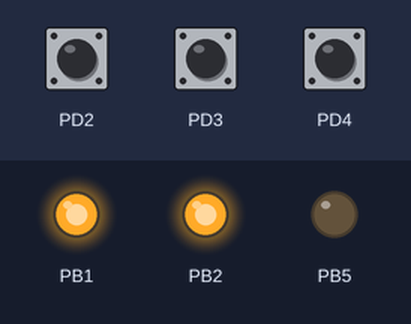
Recording of a program running on a simulated ATmega328P, built with avr-gcc and emulated at 16 MHz. Parts: output pins drawn as LEDs (lit = HIGH). Inputs (shaded band) come from the test bench; at power-on: PD4 HIGH, PD2 HIGH, PD3 HIGH.

Above: at 2.8 s.
2.9 s: PD4 pulled LOW for 0.15 s
At 3.6 s:
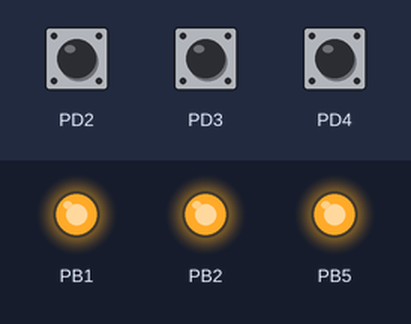
6.0 s: PD4 pulled LOW for 0.15 s
At 7.2 s:
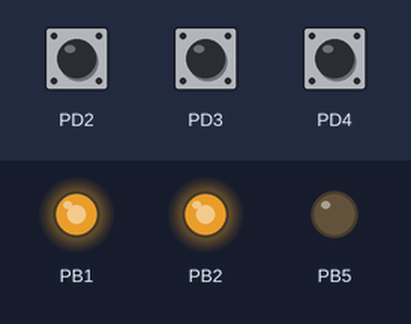
At 7.56 s:
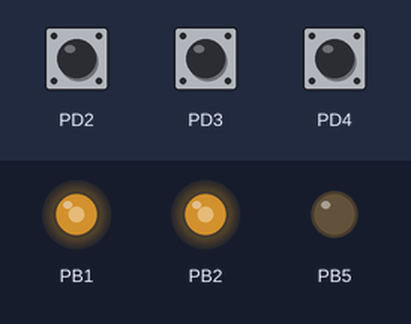
9.0 s: PD4 pulled LOW for 1 s
Timing chart, 0 to 12.0 s (numbered marks = the images above; inputs shaded):
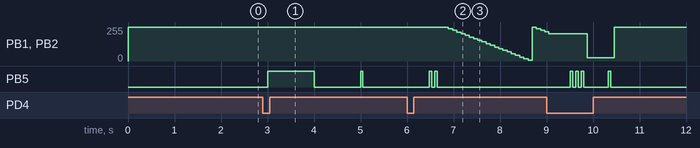

The program:

main.c
```c
#include "Define.h"
#include "IncFile1.h"

volatile uint DutyCycle = 0;
volatile uint Speed = 50;
volatile uint mode = 0;
static uint counter = 0;
static uint counter_release = 0;

static uint PinState();
static uint Mode_Blink(uint times);

uint power_on = 0;

// Handle the button on encoder
ISR(PCINT2_vect)
{
	if (mode == PWM_Rotary)
	{
		unsigned char result = rotary_process();

		if (result == DIR_NONE) {

		}
		else if (result == DIR_CW) {
			// Only increment if under max
			if (DutyCycle < MAX_10)
			/* 0x03ff  1023*/
			{
				DutyCycle += INCREMENT;
			}

			// Set to max if it is already max out
			if (DutyCycle >= MAX_10)
			{
				DutyCycle = MAX_10 - 5;
				// Bit smaller than the MAX
			}
		}
		else if (result == DIR_CCW) {
			// Only decrease if hasn't bottom out
			if (DutyCycle > 1)
			{
				DutyCycle -= INCREMENT;
			}

			// Set to 0 if it is already bottom out
			if (DutyCycle <= 0)
			{
				DutyCycle = 1;
			}
		}
		OCR1A = DutyCycle;
		OCR1B = DutyCycle;
	}
	else if (mode == BLINK)
	{
		unsigned char result = rotary_process();

		if (result == DIR_NONE) {

		}
		else if (result == DIR_CW) {
			Speed += 2;
		}
		else if (result == DIR_CCW) {
			if (Speed > 0) Speed -= 2;
		}
	}
}

int main(void)
{
	// Set P-MOSFET to high to turn off LED
	DDRB |= (1 << DDB1);
	DDRB |= (1 << DDB2);
	PORTB |= (1 << PORTB1) | (1 << PORTB2);
	_delay_ms(2000);

	// Press the button to turn on
	//
	init_button();
	// Set pin 5 as output, status LED
	DDRB |= (1 << DDB5);

	// Counting loop for debouncing
	while (1)
	{
		if (!(PIND & (1 << PIND4)))
		{
			++power_on;
			//Mode_Blink(1);
			_delay_ms(1);

		}

		if (power_on > 100)
		{
			break;
		}
	}
	PORTB |= (1 << PORTB5);
	_delay_ms(1000);
	PORTB &= ~(1 << PORTB5);
	//_delay_ms(1000);

	_PWM_16();
	rotary_init();

	// Enable global interrupts
	sei();

	// Initialize the duty cycle
	// to lowest, to avoid frying
	// the red LEDs
	OCR1A = 1;
	OCR1B = 1;

	_delay_ms(1000);

	// Main loop
	while(1)
	{
		if (PinState())
		{
			_delay_ms(250);
			//++mode;
		}
		//else if ((!PinState()))
		//{
			//PORTB &= ~(1 << PORTB5);
			//_delay_ms(30);
		//}

		if (mode > 2) mode = 0;

		// Choose corresponding function
		switch(mode)
		{
			case FULL_ON:

				// Blink LED
				Mode_Blink(FULL_ON+1);

				OCR1A = (0.9 * 0x03ff);
				OCR1B = (0.9 * 0x03ff);

				while(!PinState())
				{

				}
				++mode;
				_delay_ms(30);
				break;

			case PWM_Rotary:

				// Blink LED
				Mode_Blink(PWM_Rotary+1);
				DutyCycle = 1;
				OCR1A = DutyCycle;
				OCR1B = DutyCycle;

				while (!PinState())
				{
					//_delay_ms(5);
				}
				++mode;
				_delay_ms(30);
				break;

			case BLINK:

				// Blink LED
				Mode_Blink(BLINK+1);

				_delay_ms(80);
				while(!PinState())
				{
					DutyCycle += Speed;
					if (DutyCycle > 0x03ff) DutyCycle = 0;
					OCR1A = DutyCycle;
					OCR1B = DutyCycle;
				}
				++mode;
				_delay_ms(30);
				break;
		}
	}

	return 0;
}

static uint PinState()
{
	// Check the current pin state

	// Check for press
	if (!(PIND & (1 << PIND4)))
	{
		++counter;

		if (counter > 250)
		{
			_delay_ms(90);
			// Reset counter
			//
			// Mysterious point here, the thing stops
			// working as soon as reset the counter to zero
			// every time reaches the debounce threshold
			//counter = 0;
			return Button_Pressed;
		}
	}
	else // Check for release
	{
		++counter_release;

		if (counter_release > 250)
		{
			_delay_ms(90);
			// Reset counter
			//counter_release = 0;
			return Button_Released;
		}
	}
	return 0;
}

static uint Mode_Blink(uint times)
{
	for (uint k = 0; k < times; ++k)
	{
		PORTB |= (1 << PORTB5);
		_delay_ms(50);
		PORTB &= ~(1 << PORTB5);
		_delay_ms(70);
	}
	return 0;
}
```

Define.h
```c
#define F_CPU 16000000UL

typedef unsigned int uint;
typedef unsigned char uchar;

#define PWM_16 1
#define Rotary_Encoder 1

#define PWM_Rotary 0
#define BLINK 1
#define FULL_ON 2

#define Button_Pressed 1
#define Button_Released 0

#define MAX_10 0x03ff

#define INCREMENT 10

#define DIR_NONE 0x0

// Clockwise step.
#define DIR_CW 0x10

// Counter-clockwise step.
#define DIR_CCW 0x20
/*
(PIND & (1 << PIND4)) = 1 when button is released
(PIND & (1 << PIND4)) = 0 when button is pressed
*/
```

IncFile1.h
```c
#include <avr/io.h>
#include <avr/interrupt.h>
#include <util/delay.h>
```

PWM.c
```c
#include "PWM.h"

void _PWM_16()
{
	// Set PB1, PB2 as output
	DDRB |= (1 << DDB1);
	DDRB |= (1 << DDB2);

	// Set inverting mode for both pins
	TCCR1A |= (1 << COM1A0) | (1 << COM1A1);
	TCCR1A |= (1 << COM1B0) | (1 << COM1B1);

	// Mode 7 Fast PWM, TOP = 1023
	TCCR1A |= (1 << WGM10) | (1 << WGM11);
	TCCR1B |= (1 << WGM12);

	// Initialize the duty cycle to 50%
	//OCR1A = (0x03ff/2);
	//OCR1B = (0x03ff/2);

	// No prescaling | Start the timer
	TCCR1B |= (1 << CS10) | (0 << CS11);

}
```

PWM.h
```c
#include "Define.h"
#include "IncFile1.h"

// Function Prototype
```

Rotary.c
```c
#include "Rotary.h"

#define R_START 0x0

// Use the full-step state table (emits a code at 00 only)
#define R_CW_FINAL 0x1
#define R_CW_BEGIN 0x2
#define R_CW_NEXT 0x3
#define R_CCW_BEGIN 0x4
#define R_CCW_FINAL 0x5
#define R_CCW_NEXT 0x6

const unsigned char ttable[7][4] = {
	// R_START
	{R_START,    R_CW_BEGIN,  R_CCW_BEGIN, R_START},
	// R_CW_FINAL
	{R_CW_NEXT,  R_START,     R_CW_FINAL,  R_START | DIR_CW},
	// R_CW_BEGIN
	{R_CW_NEXT,  R_CW_BEGIN,  R_START,     R_START},
	// R_CW_NEXT
	{R_CW_NEXT,  R_CW_BEGIN,  R_CW_FINAL,  R_START},
	// R_CCW_BEGIN
	{R_CCW_NEXT, R_START,     R_CCW_BEGIN, R_START},
	// R_CCW_FINAL
	{R_CCW_NEXT, R_CCW_FINAL, R_START,     R_START | DIR_CCW},
	// R_CCW_NEXT
	{R_CCW_NEXT, R_CCW_FINAL, R_CCW_BEGIN, R_START},
};

void rotary_init(uint pin1, uint pin2) {
	//Enable internal pull-up
	PORTD |= (1 << PORTD2) | (1 << PORTD3);

	// Initialize state.
	state = R_START;

	// Enable interrupts for encoder
	PCICR |= (1 << PCIE2);
	PCMSK2 |= (1 << PCINT18) | (1 << PCINT19);

}

unsigned char rotary_process()
{
	unsigned char i, j;

	if((PIND&(1<<PIND3)))
	{
		i = 1;
	}
	else{
		i = 0;
	}

	if((PIND&(1<<PIND2)))
	{
		j = 1;
	}
	else{
		j = 0;
	}

	// Get state of input pins
	unsigned char pinstate = (j << 1) | (i);

	// Find state
	state = ttable[state & 0xf][pinstate];

	return (state & 0x30);
}

// Handle encoder's button
void init_button()
{
	// PD4 as input
	DDRD &= (0 << DDD4);

	// Enable Pull-up on PD4
	PORTD |= (1 << PORTD4);
}
```

Rotary.h
```c
#include "Define.h"
#include "IncFile1.h"

void init_button();
void rotary_init(uint pin1, uint pin2);
unsigned char rotary_process();
unsigned char state;
```

Measured:
- after the input at 2.9 s, PB5: LOW → HIGH after 0.10 s, → LOW 1.0 s later, → HIGH 1.0 s later, → LOW 0.05 s later
- after the input at 6.0 s, PB1, PB2: 255/255 → 242/255 after 0.89 s, → 230/255 0.09 s later, → 217/255 0.09 s later, → 205/255 0.09 s later, … (24 changes in this stretch); PB5: alternates HIGH for 0.05 s and LOW for 0.07 s, 4 changes in all, then stays LOW, starting after 0.48 s
